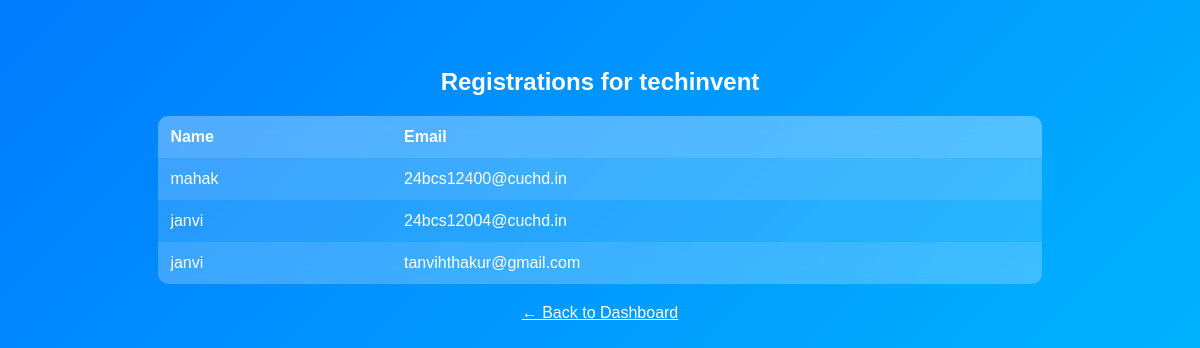
Screenshot of /view_registrations/3 (signed in) with the database file from the repository.
### tables this page shows
CREATE TABLE events (
        id INTEGER PRIMARY KEY AUTOINCREMENT,
        name TEXT NOT NULL,
        date TEXT NOT NULL,
        description TEXT
    );

CREATE TABLE registrations (
    id INTEGER PRIMARY KEY AUTOINCREMENT,
    event_id INTEGER,
    name TEXT,
    email TEXT
);

### app.py (the view)
@app.route("/view_registrations/<int:event_id>")
def view_registrations(event_id):
    if "user_id" not in session or session["role"] != "admin":
        return redirect("/home")
    conn = get_db()
    c = conn.cursor()
    c.execute("SELECT name FROM events WHERE id=?", (event_id,))
    event = c.fetchone()
    c.execute("SELECT name, email FROM registrations WHERE event_id=?", (event_id,))
    registrations = c.fetchall()
    conn.close()
    return render_template("view_registrations.html", event=event, registrations=registrations)

### app.py (called while the page is built)
def get_db():
    return sqlite3.connect(DB_PATH)

### templates/view_registrations.html (shortened to what this page needs)
<!DOCTYPE html>
<html>
<head>
</head>
<body>
    <h2>Registrations for {{ event[0] }}</h2>
    {% if registrations %}
    <table>
        <tr>
            <th>Name</th>
            <th>Email</th>
        </tr>
        {% for r in registrations %}
        <tr>
            <td>{{ r[0] }}</td>
            <td>{{ r[1] }}</td>
        </tr>
        {% endfor %}
    </table>
    {% else %}
        <p>No registrations found for this event.</p>
    {% endif %}
    <a href="/home">← Back to Dashboard</a>
</body>
</html>

### templates/view_registrations.html (style rules this page uses)
body { font-family: Arial, sans-serif; background: linear-gradient(135deg, #007BFF, #00C6FF); color: white; display: flex; flex-direction: column; align-items: center; padding: 40px; min-height: 100vh; }
h2 { margin-bottom: 20px; }
table { width: 80%; border-collapse: collapse; background: rgba(255,255,255,0.15); backdrop-filter: blur(10px); border-radius: 10px; overflow: hidden; }
th, td { padding: 12px; text-align: left; color: white; }
th { background: rgba(255,255,255,0.2); }
tr:nth-child(even) { background: rgba(255,255,255,0.1); }
a { margin-top: 20px; color: #fff; text-decoration: underline; }

### rows the page displays
events: name "techinvent"
registrations: name "mahak", email "24bcs12400@cuchd.in"
registrations: name "janvi", email "24bcs12004@cuchd.in"
registrations: name "janvi", email "tanvihthakur@gmail.com"
